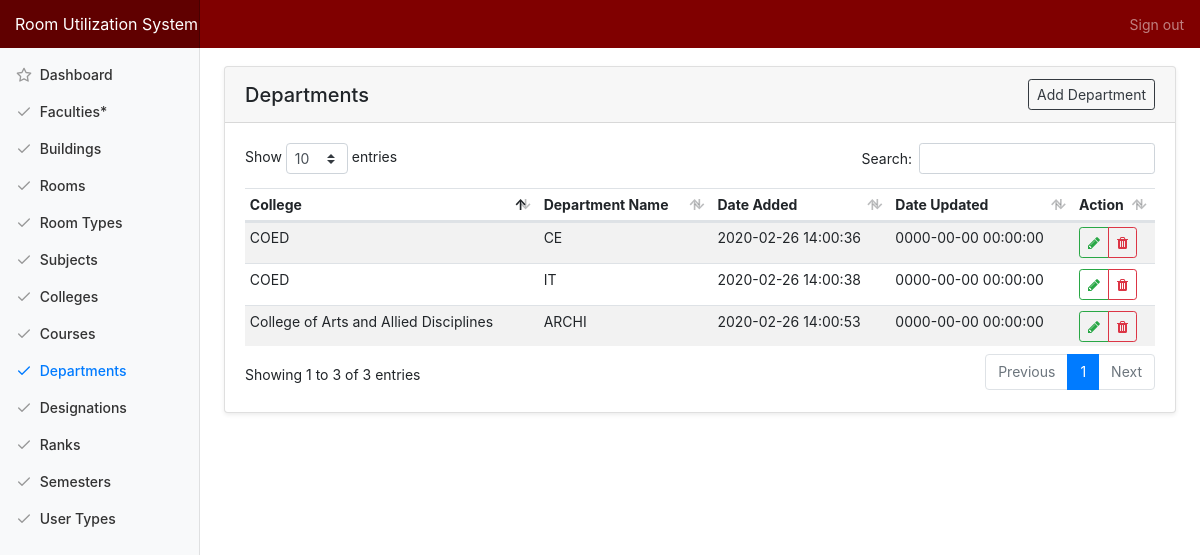
/index.php/admin/department, run on the app's committed database.
### tables this page shows
CREATE TABLE `tbl_department` (
  `department_id` int(10) NOT NULL,
  `college_id` int(11) NOT NULL,
  `department_name` varchar(255) NOT NULL,
  `department_added` datetime NOT NULL DEFAULT CURRENT_TIMESTAMP,
  `department_modified` datetime NOT NULL DEFAULT '0000-00-00 00:00:00' ON UPDATE CURRENT_TIMESTAMP
);

CREATE TABLE `tbl_college` (
  `college_id` int(11) NOT NULL,
  `college_name` varchar(250) NOT NULL,
  `college_added` datetime NOT NULL DEFAULT CURRENT_TIMESTAMP,
  `college_modified` datetime NOT NULL DEFAULT '0000-00-00 00:00:00' ON UPDATE CURRENT_TIMESTAMP
);

### application/controllers/Admin.php (called while the page is built, shortened)
<?php
class Admin extends CI_Controller {
	public function department(){
		$data['title'] = "Departments";
		$data['departments'] = $this->main_model->getDepartments();
		$data['colleges'] = $this->main_model->getColleges();
		$this->load->view('templates/header', $data);
		$this->load->view('admin/department');
		$this->load->view('templates/footer');
	}
}

### index.php (called while the page is built, shortened)
<?php
require_once BASEPATH.'core/CodeIgniter.php';

### application/models/Main_model.php (called while the page is built, shortened)
<?php defined('BASEPATH') OR exit('No direct script access allowed');
Class Main_model extends CI_Model{
	public function getDepartments(){
		return $this->db->join('tbl_college', 'tbl_college.college_id = tbl_department.college_id')->get('tbl_department')->result_array();
	}
}

### application/views/admin/department.php (the view, shortened to what this page needs)
<div class="container-fluid">
  <div class="row">
    <main role="main" class="col-md-9 ml-sm-auto col-lg-10 pt-4 px-4 mb-3">
      <div class="card shadow-sm">
			  <h5 class="card-header d-flex justify-content-between align-items-center">
          <?=$title?>
          <a href="#" class="btn btn-outline-dark btn-sm" data-toggle="modal" data-target="#modal_department_add">Add Department</a>
        </h5>
			  <div class="card-body">
          <table class="table table-striped table-hover table-sm">
            <thead>
              <tr>
                <th>College</th>
                <th>Department Name</th>
                <th>Date Added</th>
                <th>Date Updated</th>
                <th>Action</th>
              </tr>
            </thead>
            <tbody>
              <?php foreach ($departments as $row) {?>
              <tr>
                <td><?=$row['college_name']?></td>
                <td><?=$row['department_name']?></td>
                <td><?=$row['department_added']?></td>
                <td><?=$row['department_modified']?></td>
                <td>
                  <div class="btn-group" role="group">
                    <a href="#" class="btn btn-sm btn-outline-success action-btn updateDepartment" id="<?=$row['department_id']?>//<?=$row['department_name']?>//<?=$row['college_id']?>" data-toggle="modal" data-target="#modal_department_update" data-toggle="tooltip" data-placement="top" title="Update Department">
                      <span class="fa fa-pencil"></span>
                    </a>
                    <a href="#" id="<?=base_url('admin/delete/department/'.$row['department_id'])?>" class="btn btn-sm btn-outline-danger action-btn delete" data-toggle="tooltip" data-placement="top" title="Delete Department">
                      <span class="fa fa-trash"></span>
                    </a>
                  </div>
                </td>
              </tr>
              <?php } ?>
            </tbody>
          </table>
			  </div>
			</div>
   </main>
  </div>
</div>

### assets/css/dashboard.css (style rules this page uses)
body { font-size: .875rem; }
[role="main"] { padding-top: 133px; }
@media (min-width: 768px) { [role="main"] { padding-top: 48px; } }

### data on the page
tbl_department: college.college_name "COED", department_name "CE", department_added "2020-02-26 14:00:36", department_modified "0000-00-00 00:00:00"
tbl_department: college.college_name "COED", department_name "IT", department_added "2020-02-26 14:00:38", department_modified "0000-00-00 00:00:00"
tbl_department: college.college_name "College of Arts and Allied Disciplines", department_name "ARCHI", department_added "2020-02-26 14:00:53", department_modified "0000-00-00 00:00:00"

### other printed values
$title "Departments"
